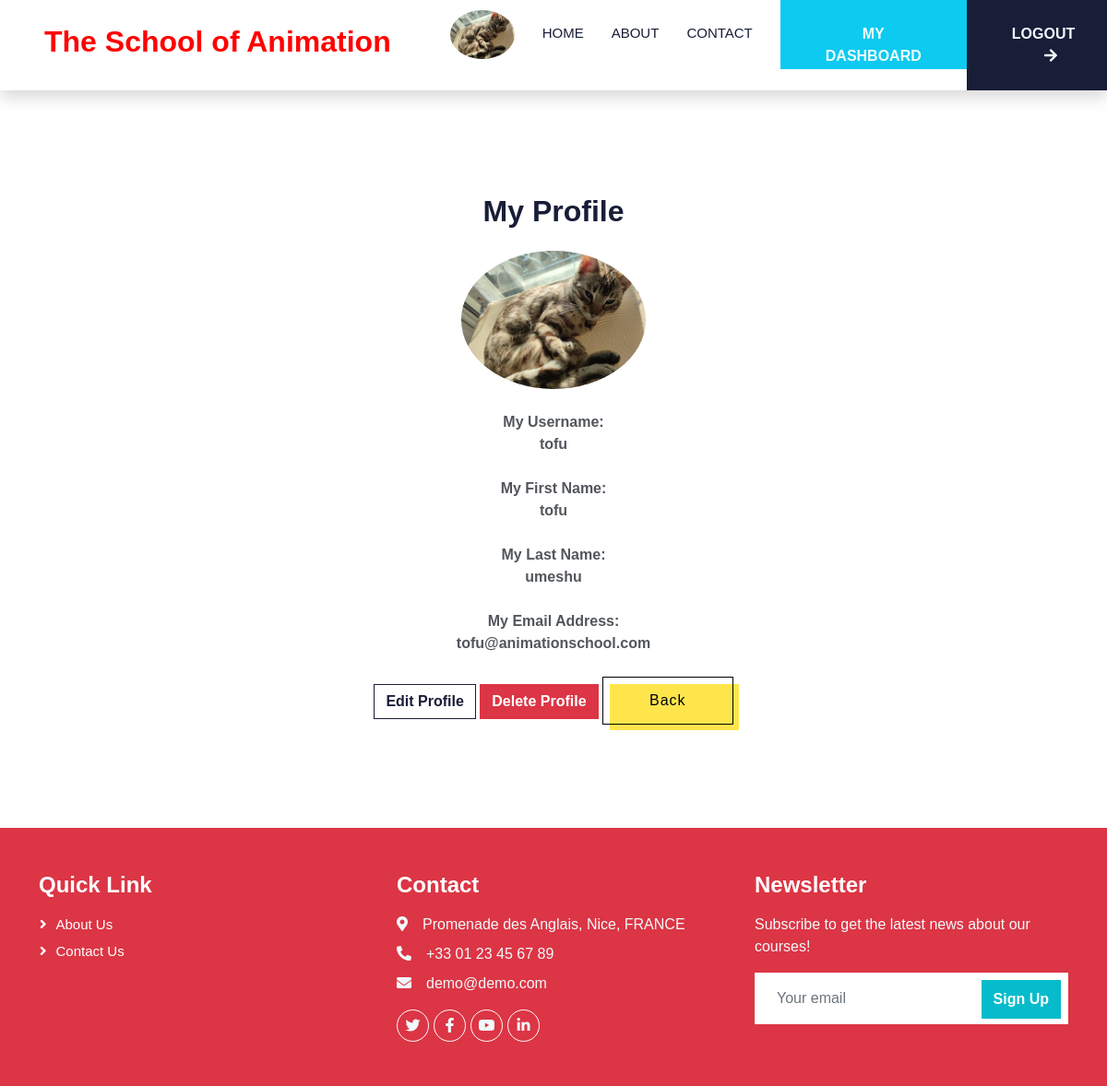
The app's page /users/view_profile/ (signed in) with its own data.
### users/models.py (models this page shows)
class User(AbstractUser):
    first_name = models.CharField(max_length=30)
    last_name = models.CharField(max_length=30)
    email = models.EmailField(unique=True)
    is_student = models.BooleanField('student',default=False)
    is_teacher = models.BooleanField('teacher',default=False)
    avatar = models.ImageField(upload_to='avatar/')

### users/views.py (the view)
# urls.py: path('view_profile/', views.view_profile, name='view_profile'),
@login_required
def view_profile(request):
    user_profile = request.user
    return render(request, 'users/view_profile.html',{'user_profile':user_profile})

### templates/users/view_profile.html (shortened to what this page needs)
{% extends 'staticpages/base.html' %}
{% load static %}
{% block body %}
<main class="container">
  <div class="row justify-content-center align-items-center vh-100">
    <div class="col-md-6 text-center">
      <h2 class="mb-4">My Profile</h2>
      <div class="mb-4">
        {% if user.avatar %}
          <img src="{{ user.avatar.url }}" class="img-fluid rounded-circle" style="max-width: 200px;" alt="User Avatar">
        {% else %}
          <img src="{% static 'images/cat.png' %}" class="img-fluid rounded-circle" style="max-width: 200px;" alt="Cat Avatar">
        {% endif %}
      </div>
      <div>
        <p class="mb-4"><strong>My Username: <br>{{ user.username }}</strong></p>
        <p class="mb-4"><strong>My First Name: <br>{{ user.first_name }}</strong></p>
        <p class="mb-4"><strong>My Last Name: <br>{{ user.last_name }}</strong></p>
        <p class="mb-4"><strong>My Email Address: <br>{{ user.email }}</strong></p>
      </div>
      <div>
        <a href="{% url 'profile_edit' %}" class="btn btn-outline-dark">Edit Profile</a>
        <a href="{% url 'confirm_delete_profile' %}" class="btn btn-danger">Delete Profile</a>
        <button type="submit" class="button-52" role="button"><a href="{% url 'dashboard_teacher' %}" style="color: black";>Back</a></button>
      </div>
      </div>
    </div>
</main>
{% endblock %}

### templates/staticpages/base.html (shortened to what this page needs)
{% load static %}
<!DOCTYPE html>
<html lang="en" dir="ltr">
    <head>
        <link href="https://cdnjs.cloudflare.com/ajax/libs/font-awesome/5.10.0/css/all.min.css" rel="stylesheet">
        <link href="{% static 'css/bootstrap.min.css' %}" rel="stylesheet">
        <link href="{% static 'css/custom.css' %}" rel="stylesheet">
        <link href="{% static 'css/style.css' %}" rel="stylesheet">
        <link href="{% static 'css/buttons.css' %}" rel="stylesheet">
    </head>
    <body class="d-flex flex-column min-vh-100">
        <nav class="navbar navbar-expand-lg custom-red navbar-light shadow sticky-top p-0">
            <a href="{% url 'homepage' %}" class="navbar-brand d-flex align-items-center px-4 px-lg-5">
                <h2 class="white-text">The School of Animation</h2>
            </a>
            <div class="navbar-collapse">
                <div class="navbar-nav ms-auto p-4 p-lg-0">
                    {% if user.is_authenticated %}
                    <ul class="navbar-nav ml-auto">
                        <li class="nav-link navbar-brand d-flex align-items-center">
                            <a href="{% url 'view_profile' %}">
                                {% if user.avatar %}
                                    <img src="{{ user.avatar.url }}" class="rounded-circle" width="70">
                                {% else %}
                                    <img src="{% static 'images/cat.png' %}" class="rounded-circle" width="70">
                                {% endif %}
                            </a>
                        </li>
                    </ul>
                    {% endif %}
                    <a class="nav-link" href="{% url 'homepage' %}">Home</a>
                    <a class="nav-link" href="{% url 'about' %}">About</a>
                    <a class="nav-link" href="{% url 'contact' %}">Contact</a>
                    {% if user.is_authenticated and user.is_teacher%}
                    <a class="btn bg-info text-light py-4 px-lg-5 d-none d-lg-block" href="{% url 'dashboard_teacher' %}">MY DASHBOARD</a>
                    {% endif %}
                    {% if user.is_authenticated %}
                    <form action="{% url 'logout' %}" method="post">
                        <button type="submit" class="btn bg-dark text-light py-4 px-lg-5 d-none d-lg-block">LOGOUT<i class="fa fa-arrow-right ms-3"></i></button>
                    </form>
                    {% else %}
                    <a href="{% url 'login' %}" class="btn bg-warning text-black py-4 px-lg-5 d-none d-lg-block">LOGIN<i class="fa fa-arrow-right ms-3"></i></a>
                    <a href="{% url 'register' %}" class="btn bg-success text-light py-4 px-lg-5 d-none d-lg-block">REGISTER<i class="fa fa-arrow-right ms-3"></i></a>
                    {% endif %}
                </div>
            </div>
        </nav>
        {% block body %}
        {% endblock %}
        <footer class="mt-auto">
            <div class="container-fluid bg-danger text-light footer wow fadeIn" data-wow-delay="0.1s">
                <div class="container py-5">
                    <div class="row g-5">
                        <div class="col-lg-4 col-md-6">
                            <h4 class="text-white mb-3">Quick Link</h4>
                            <a class="btn btn-link" href="{% url 'about' %}">About Us</a>
                            <a class="btn btn-link" href="{% url 'contact' %}">Contact Us</a>
                        </div>
                        <div class="col-lg-4 col-md-6">
                            <h4 class="text-white mb-3">Contact</h4>
                            <p class="mb-2"><i class="fa fa-map-marker-alt me-3"></i>Promenade des Anglais, Nice, FRANCE</p>
                            <p class="mb-2"><i class="fa fa-phone-alt me-3"></i>+33 01 23 45 67 89</p>
                            <p class="mb-2"><i class="fa fa-envelope me-3"></i>demo@demo.com</p>
                            <div class="d-flex pt-2">
                                <a class="btn btn-outline-light btn-social" href="https://twitter.com/"><i class="fab fa-twitter"></i></a>
                                <a class="btn btn-outline-light btn-social" href="https://facebook.com/"><i class="fab fa-facebook-f"></i></a>
                                <a class="btn btn-outline-light btn-social" href="https://www.youtube.com/@minnie_"><i class="fab fa-youtube"></i></a>
                                <a class="btn btn-outline-light btn-social" href="https://linkedin.com/"><i class="fab fa-linkedin-in"></i></a>
                            </div>
                        </div>
                        <div class="col-lg-4 col-md-6">
                            <h4 class="text-white mb-3">Newsletter</h4>
                            <p>Subscribe to get the latest news about our courses!</p>
                            <div class="position-relative mx-auto" style="max-width: 400px;">
                                <input class="form-control border-0 w-100 py-3 ps-4 pe-5" type="text" placeholder="Your email">
                                <button type="button" class="btn btn-primary py-2 position-absolute top-0 end-0 mt-2 me-2">Sign Up</button>
                            </div>
                        </div>
                    </div>
                </div>
            </div>
        </footer>
    </body>
</html>

### static/css/custom.css (style rules this page uses)
.custom-red { background-color: white; }
.white-text { color: red; font-family: 'Minya Nouvelle Regular', sans-serif; }

### static/css/style.css (style rules this page uses)
:root { --primary: #06BBCC; --light: #F0FBFC; --dark: #181d38; }
.btn { font-family: 'Nunito', sans-serif; font-weight: 600; transition: .5s; }
.btn.btn-primary, .btn.btn-secondary { color: #FFFFFF; }
.navbar-light .navbar-nav .nav-link { margin-right: 30px; padding: 25px 0; color: #FFFFFF; font-size: 15px; text-transform: uppercase; outline: none; }
.navbar-light .navbar-brand, .navbar-light a.btn { height: 75px; }
.navbar-light .navbar-nav .nav-link { color: var(--dark); font-weight: 500; }
.navbar-light.sticky-top { top: -100px; transition: .5s; }
.footer .btn.btn-social { margin-right: 5px; width: 35px; height: 35px; display: flex; align-items: center; justify-content: center; color: var(--light); font-weight: normal; border: 1px solid #FFFFFF; border-radius: 35px; transition: .3s; }
.footer .btn.btn-link { display: block; margin-bottom: 5px; padding: 0; text-align: left; color: #FFFFFF; font-size: 15px; font-weight: normal; text-transform: capitalize; transition: .3s; }
.footer .btn.btn-link::before { position: relative; content: "\f105"; font-family: "Font Awesome 5 Free"; font-weight: 900; margin-right: 10px; }

### static/css/buttons.css (style rules this page uses)
.button-52 { font-size: 16px; font-weight: 200; letter-spacing: 1px; padding: 13px 20px 13px; outline: 0; border: 1px solid black; cursor: pointer; position: relative; background-color: rgba(0, 0, 0, 0); user-select: none; -webkit-user-select: none; touch-action: manipulation; }
.button-52:after { content: ""; background-color: #ffe54c; width: 100%; z-index: -1; position: absolute; height: 100%; top: 7px; left: 7px; transition: 0.2s; }
@media (min-width: 768px) { .button-52 { padding: 13px 50px 13px; } }

### records on screen
User: avatar (picture), username "tofu", first_name "tofu", last_name "umeshu", email "tofu@animationschool.com"
